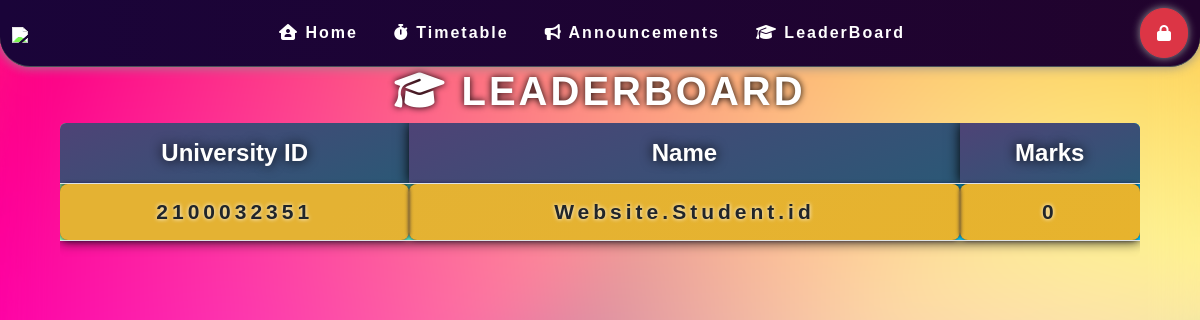
Page /leaderboard on the earlier database version.
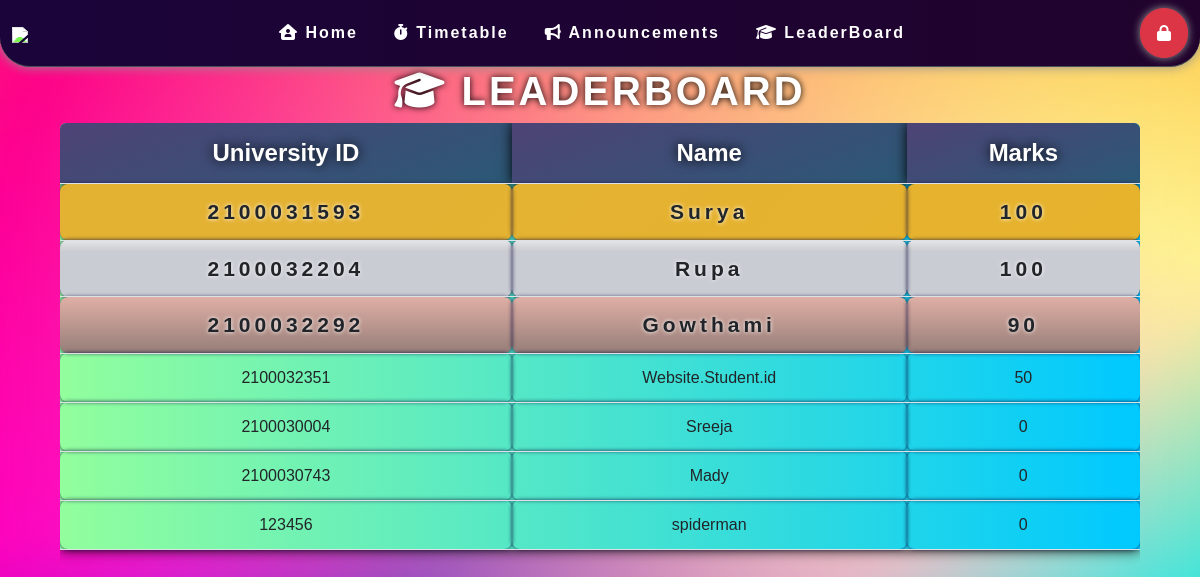
Same page on the later database version.
### Website/models.py (models this page shows, shortened)
class Student(models.Model):
    user=models.ForeignKey(User, on_delete=models.CASCADE)
    id=models.BigIntegerField(primary_key=True)
    name=models.CharField(max_length=20,default=id)
    room=models.ForeignKey(Room,on_delete=models.CASCADE)
    team = models.ForeignKey(Team,on_delete=models.CASCADE)

### Website/views.py (the view)
# urls.py: path('leaderboard', views.leaderboard, name='leaderboard'),
def leaderboard(request):
    a=Student.objects.all()
    context={}
    f=[]
    for i in a:
        c=[]
        r=Review.objects.filter(student=i)
        s=0
        for p in r:
            s+=p.review_marks
        c.append(i.id)
        c.append(i.name)
        c.append(s)
        f.append(c)
    f=sorted(f,key=lambda f:f[2],reverse=True)
    context["marks"]=f
    return render(request, 'components/leaderboard.html',context)

### Website/templates/components/leaderboard.html
{% extends 'base.html' %} {% block title %} Leaderboard {% endblock title %}
{% block body %}
<div class="marksheets leaderboard">
  <h1><i class="fa-solid fa-graduation-cap fa-flip" style="color: #ffffff;"></i> LEADERBOARD</h1>
  <div class="table-responsive card">
    <table class="table">
      <thead>
        <tr>
          <th scope="col">University ID</th>
          <th scope="col">Name</th>
          <th scope="col">Marks</th>
        </tr>
      </thead>
      <tbody>
        {% for i in marks%}
        <tr>
        {% for p in i%}
             <td> {{p}}</td>
        {% endfor %}
        </tr>
        {% endfor %}
      </tbody>
    </table>
  </div>
</div>
{% endblock body %}

Differences in the rows shown:
added Student: i "Surya"
added Student: i "Rupa"
added Student: i "Gowthami"
added Student: i "Sreeja"
added Student: i "Mady"
added Student: i "spiderman"
Other differences:
list line gone: "2100032351 0"
new list line: "2100031593 100"
new list line: "2100032204 100"
new list line: "2100032292 90"
new list line: "2100032351 50"
new list line: "Website.Student.id"
new list line: "2100030004 0"
new list line: "2100030743 0"
new list line: "123456 0"
list line gone: "Website.Student.id"
